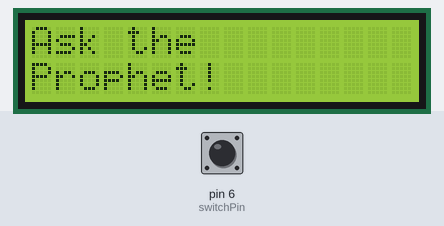
Bench run of a sketch on a simulated Arduino Uno, built with avr-gcc and run on an emulated ATmega328P. On the bench: 16×2 character LCD. Inputs (shaded band) come from the test bench; at power-on: pin 6 (switchPin) LOW. Random numbers use the default seed unless the sketch sets one.

Above: at 1.2 s.
1.3 s: pin 6 (switchPin) pulled HIGH for 0.15 s
At 2.6 s:
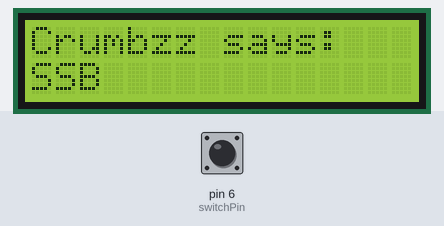
2.9 s: pin 6 (switchPin) pulled HIGH for 1 s
At 5.1 s:
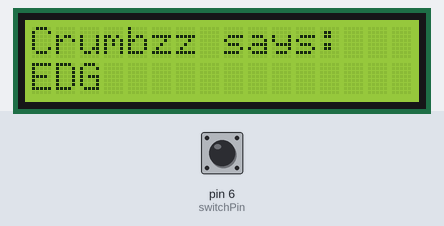
5.4 s: pin 6 (switchPin) pulled HIGH for 3.2 s
At 8.9 s:
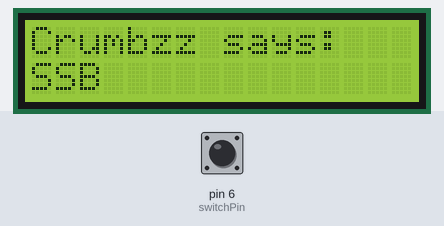
10.1 s: pin 6 (switchPin) pulled HIGH for 0.15 s
At 10.7 s:
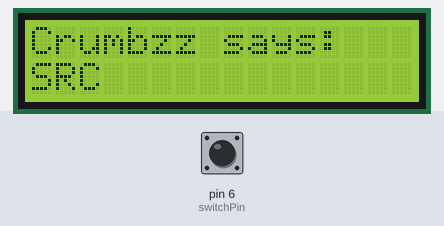
11.7 s: pin 6 (switchPin) pulled HIGH for 0.15 s
At 13.0 s:
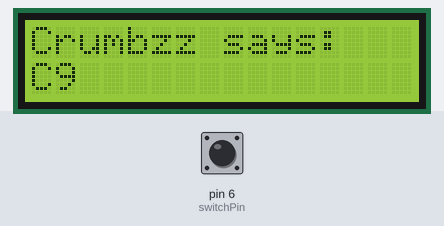
13.3 s: pin 6 (switchPin) pulled HIGH for 1 s
At 15.6 s:
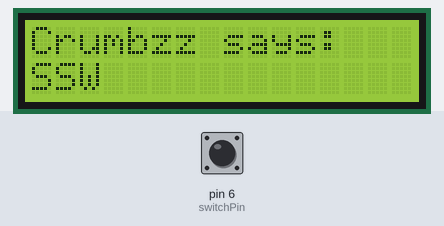
Timing chart, 0 to 16.8 s (numbered marks = the images above; inputs shaded):
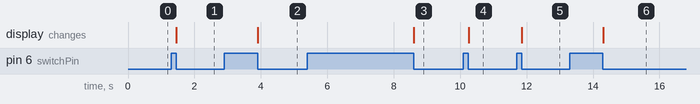

The sketch:

project11.ino
```cpp
// League of Legends World Predictor
// Season 4
// include the LCD library, initate LCD object(pin # in bracket)
#include <LiquidCrystal.h>
LiquidCrystal lcd(12, 11, 5, 4, 3, 2);
//initate variable
const int switchPin = 6;
int switchState =0;
int prevSwitchState =0;
int reply;

void setup() {
  //initiate LCD electronically
  lcd.begin(16,2);
  pinMode(switchPin, INPUT);
  //print on first row
  lcd.print("Ask the");
  lcd.setCursor(0,1);
  //print on second row
  lcd.print("Prophet!");
  //generate pRNG using atmosphereic noise
  randomSeed(analogRead(0));
}

void loop() {
  switchState = digitalRead(switchPin);
  if(switchState != prevSwitchState) {
    if(switchState == LOW) {
      //get random numbers
      reply = random(10);
      //clear screen, set to print on column 0, row 1
      lcd.clear();
      lcd.setCursor(0, 0);
      lcd.print("Crumbzz says:");
      //set to print on column 0, row 2
      lcd.setCursor(0, 1);

      //Print out according to RNG
      switch(reply) {
        case 0:
        lcd.print("SSW");
        break;

        case 1:
        lcd.print("SSW");
        break;

        case 2:
        lcd.print("NJW");
        break;

        case 3:
        lcd.print("SSB");
        break;

        case 4:
        lcd.print("SSB");
        break;

        case 5:
        lcd.print("TSM");
        break;

        case 6:
        lcd.print("C9");
        break;

        case 7:
        lcd.print("OMG");
        break;

        case 8:
        lcd.print("SRC");
        break;

        case 9:
        lcd.print("EDG");
        break;
      }
    }
  }
  prevSwitchState = switchState;
}
```

Measured:
- after the input at 1.3 s, the display: changes after 0.15 s (image 1)
- after the input at 2.9 s, the display: changes after 1.0 s (image 2)
- after the input at 5.4 s, the display: changes after 3.2 s (image 3)
- after the input at 10.1 s, the display: changes after 0.15 s (image 4)
- after the input at 11.7 s, the display: changes after 0.15 s (image 5)
- after the input at 13.3 s, the display: changes after 1.0 s (image 6)
